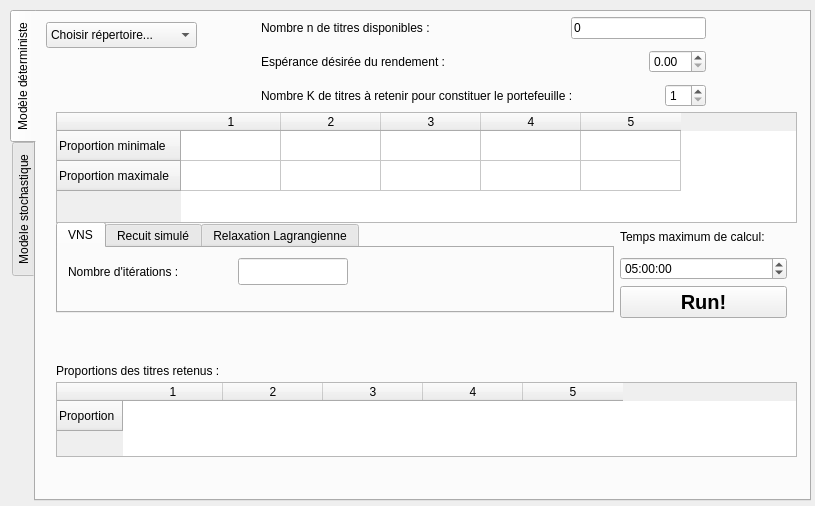
<ui version="4.0" >
 <class>Form</class>
 <widget class="QWidget" name="Form" >
  <property name="geometry" >
   <rect>
    <x>0</x>
    <y>0</y>
    <width>815</width>
    <height>506</height>
   </rect>
  </property>
  <property name="windowTitle" >
   <string>Form</string>
  </property>
  <widget class="QTabWidget" name="modelChoice" >
   <property name="geometry" >
    <rect>
     <x>10</x>
     <y>10</y>
     <width>801</width>
     <height>491</height>
    </rect>
   </property>
   <property name="tabPosition" >
    <enum>QTabWidget::West</enum>
   </property>
   <property name="currentIndex" >
    <number>0</number>
   </property>
   <widget class="QWidget" name="determinist" >
    <attribute name="title" >
     <string>Modèle déterministe</string>
    </attribute>
    <widget class="QComboBox" name="comboBox_filename" >
     <property name="geometry" >
      <rect>
       <x>10</x>
       <y>10</y>
       <width>151</width>
       <height>26</height>
      </rect>
     </property>
     <property name="editable" >
      <bool>false</bool>
     </property>
     <item>
      <property name="text" >
       <string>Choisir répertoire...</string>
      </property>
     </item>
    </widget>
    <widget class="QTabWidget" name="tabWidget_algo" >
     <property name="geometry" >
      <rect>
       <x>20</x>
       <y>210</y>
       <width>558</width>
       <height>91</height>
      </rect>
     </property>
     <property name="currentIndex" >
      <number>0</number>
     </property>
     <widget class="QWidget" name="tab" >
      <attribute name="title" >
       <string>VNS</string>
      </attribute>
      <widget class="QLineEdit" name="lineEdit_nbIterationsVNS" >
       <property name="geometry" >
        <rect>
         <x>180</x>
         <y>10</y>
         <width>110</width>
         <height>27</height>
        </rect>
       </property>
       <property name="inputMask" >
        <string>D999999999; </string>
       </property>
       <property name="text" >
        <string/>
       </property>
      </widget>
      <widget class="QLabel" name="label_10" >
       <property name="geometry" >
        <rect>
         <x>10</x>
         <y>10</y>
         <width>132</width>
         <height>27</height>
        </rect>
       </property>
       <property name="text" >
        <string>Nombre d'itérations :</string>
       </property>
      </widget>
     </widget>
     <widget class="QWidget" name="tab_2" >
      <attribute name="title" >
       <string>Recuit simulé</string>
      </attribute>
      <widget class="QWidget" name="layoutWidget" >
       <property name="geometry" >
        <rect>
         <x>30</x>
         <y>0</y>
         <width>298</width>
         <height>66</height>
        </rect>
       </property>
       <layout class="QVBoxLayout" >
        <item>
         <layout class="QHBoxLayout" >
          <item>
           <widget class="QLabel" name="label_6" >
            <property name="text" >
             <string>Température initiale :</string>
            </property>
           </widget>
          </item>
          <item>
           <spacer>
            <property name="orientation" >
             <enum>Qt::Horizontal</enum>
            </property>
            <property name="sizeHint" >
             <size>
              <width>40</width>
              <height>20</height>
             </size>
            </property>
           </spacer>
          </item>
          <item>
           <widget class="QLineEdit" name="lineEdit_initialTemp" >
            <property name="inputMask" >
             <string>d999999999; </string>
            </property>
           </widget>
          </item>
         </layout>
        </item>
        <item>
         <layout class="QHBoxLayout" >
          <item>
           <widget class="QLabel" name="label_7" >
            <property name="text" >
             <string>Nombre d'itérations :</string>
            </property>
           </widget>
          </item>
          <item>
           <spacer>
            <property name="orientation" >
             <enum>Qt::Horizontal</enum>
            </property>
            <property name="sizeHint" >
             <size>
              <width>40</width>
              <height>20</height>
             </size>
            </property>
           </spacer>
          </item>
          <item>
           <widget class="QLineEdit" name="lineEdit_nbIterationsRecuit" >
            <property name="inputMask" >
             <string>d999999999; </string>
            </property>
           </widget>
          </item>
         </layout>
        </item>
       </layout>
      </widget>
     </widget>
     <widget class="QWidget" name="tab_3" >
      <attribute name="title" >
       <string>Relaxation Lagrangienne</string>
      </attribute>
      <widget class="QWidget" name="layoutWidget" >
       <property name="geometry" >
        <rect>
         <x>11</x>
         <y>10</y>
         <width>389</width>
         <height>29</height>
        </rect>
       </property>
       <layout class="QHBoxLayout" >
        <item>
         <widget class="QLabel" name="label_8" >
          <property name="text" >
           <string>Numéro de la (ou les) contrainte(s) à relacher:</string>
          </property>
         </widget>
        </item>
        <item>
         <spacer>
          <property name="orientation" >
           <enum>Qt::Horizontal</enum>
          </property>
          <property name="sizeHint" >
           <size>
            <width>40</width>
            <height>20</height>
           </size>
          </property>
         </spacer>
        </item>
        <item>
         <widget class="QLineEdit" name="lineEdit_constraintToRelax" />
        </item>
       </layout>
      </widget>
     </widget>
    </widget>
    <widget class="QWidget" name="layoutWidget" >
     <property name="geometry" >
      <rect>
       <x>225</x>
       <y>0</y>
       <width>445</width>
       <height>101</height>
      </rect>
     </property>
     <layout class="QVBoxLayout" >
      <item>
       <layout class="QHBoxLayout" >
        <item>
         <widget class="QLabel" name="label_4" >
          <property name="text" >
           <string>Nombre n de titres disponibles :</string>
          </property>
         </widget>
        </item>
        <item>
         <spacer>
          <property name="orientation" >
           <enum>Qt::Horizontal</enum>
          </property>
          <property name="sizeHint" >
           <size>
            <width>40</width>
            <height>20</height>
           </size>
          </property>
         </spacer>
        </item>
        <item>
         <widget class="QLineEdit" name="lineEdit_nbAvalableTitles" >
          <property name="text" >
           <string>0</string>
          </property>
          <property name="readOnly" >
           <bool>true</bool>
          </property>
         </widget>
        </item>
       </layout>
      </item>
      <item>
       <layout class="QHBoxLayout" >
        <item>
         <widget class="QLabel" name="label_2" >
          <property name="text" >
           <string>Espérance désirée du rendement :</string>
          </property>
         </widget>
        </item>
        <item>
         <spacer>
          <property name="orientation" >
           <enum>Qt::Horizontal</enum>
          </property>
          <property name="sizeHint" >
           <size>
            <width>40</width>
            <height>20</height>
           </size>
          </property>
         </spacer>
        </item>
        <item>
         <widget class="QDoubleSpinBox" name="doubleSpinBox_esperance" >
          <property name="singleStep" >
           <double>0.500000000000000</double>
          </property>
         </widget>
        </item>
       </layout>
      </item>
      <item>
       <layout class="QHBoxLayout" >
        <item>
         <widget class="QLabel" name="label_3" >
          <property name="text" >
           <string>Nombre K de titres à retenir pour constituer le portefeuille :</string>
          </property>
         </widget>
        </item>
        <item>
         <spacer>
          <property name="orientation" >
           <enum>Qt::Horizontal</enum>
          </property>
          <property name="sizeHint" >
           <size>
            <width>40</width>
            <height>20</height>
           </size>
          </property>
         </spacer>
        </item>
        <item>
         <widget class="QSpinBox" name="spinBox_K" >
          <property name="minimum" >
           <number>1</number>
          </property>
         </widget>
        </item>
       </layout>
      </item>
     </layout>
    </widget>
    <widget class="QLabel" name="label_9" >
     <property name="geometry" >
      <rect>
       <x>20</x>
       <y>350</y>
       <width>198</width>
       <height>18</height>
      </rect>
     </property>
     <property name="text" >
      <string>Proportions des titres retenus :</string>
     </property>
    </widget>
    <widget class="QTableWidget" name="tableWidget_proportionsMinMax" >
     <property name="geometry" >
      <rect>
       <x>20</x>
       <y>100</y>
       <width>741</width>
       <height>111</height>
      </rect>
     </property>
     <property name="autoFillBackground" >
      <bool>true</bool>
     </property>
     <property name="alternatingRowColors" >
      <bool>false</bool>
     </property>
     <row>
      <property name="text" >
       <string>Proportion minimale</string>
      </property>
     </row>
     <row>
      <property name="text" >
       <string>Proportion maximale</string>
      </property>
     </row>
     <column/>
     <column/>
     <column/>
     <column/>
     <column/>
    </widget>
    <widget class="QTableWidget" name="tableWidget_resultProportions" >
     <property name="geometry" >
      <rect>
       <x>20</x>
       <y>370</y>
       <width>741</width>
       <height>75</height>
      </rect>
     </property>
     <property name="showGrid" >
      <bool>false</bool>
     </property>
     <property name="gridStyle" >
      <enum>Qt::NoPen</enum>
     </property>
     <property name="wordWrap" >
      <bool>true</bool>
     </property>
     <property name="cornerButtonEnabled" >
      <bool>false</bool>
     </property>
     <row>
      <property name="text" >
       <string>Proportion</string>
      </property>
     </row>
     <column/>
     <column/>
     <column/>
     <column/>
     <column/>
    </widget>
    <widget class="QLabel" name="label_resultat" >
     <property name="geometry" >
      <rect>
       <x>164</x>
       <y>310</y>
       <width>431</width>
       <height>31</height>
      </rect>
     </property>
     <property name="palette" >
      <palette>
       <active>
        <colorrole role="Text" >
         <brush brushstyle="SolidPattern" >
          <color alpha="255" >
           <red>255</red>
           <green>0</green>
           <blue>0</blue>
          </color>
         </brush>
        </colorrole>
       </active>
       <inactive>
        <colorrole role="Text" >
         <brush brushstyle="SolidPattern" >
          <color alpha="255" >
           <red>255</red>
           <green>0</green>
           <blue>0</blue>
          </color>
         </brush>
        </colorrole>
       </inactive>
       <disabled>
        <colorrole role="Text" >
         <brush brushstyle="SolidPattern" >
          <color alpha="255" >
           <red>127</red>
           <green>125</green>
           <blue>123</blue>
          </color>
         </brush>
        </colorrole>
       </disabled>
      </palette>
     </property>
     <property name="font" >
      <font>
       <pointsize>15</pointsize>
       <weight>75</weight>
       <bold>true</bold>
      </font>
     </property>
     <property name="text" >
      <string> </string>
     </property>
    </widget>
    <widget class="QWidget" name="layoutWidget" >
     <property name="geometry" >
      <rect>
       <x>584</x>
       <y>210</y>
       <width>167</width>
       <height>96</height>
      </rect>
     </property>
     <layout class="QVBoxLayout" >
      <item>
       <widget class="QLabel" name="label" >
        <property name="text" >
         <string>Temps maximum de calcul:</string>
        </property>
       </widget>
      </item>
      <item>
       <widget class="QTimeEdit" name="timeEdit_maxComputation" >
        <property name="time" >
         <time>
          <hour>5</hour>
          <minute>0</minute>
          <second>0</second>
         </time>
        </property>
       </widget>
      </item>
      <item>
       <widget class="QPushButton" name="pushButton_run" >
        <property name="font" >
         <font>
          <pointsize>15</pointsize>
          <weight>75</weight>
          <bold>true</bold>
         </font>
        </property>
        <property name="text" >
         <string>Run!</string>
        </property>
       </widget>
      </item>
     </layout>
    </widget>
   </widget>
   <widget class="QWidget" name="stochastic" >
    <attribute name="title" >
     <string>Modèle stochastique</string>
    </attribute>
    <widget class="QTabWidget" name="tabWidget_2" >
     <property name="geometry" >
      <rect>
       <x>26</x>
       <y>220</y>
       <width>558</width>
       <height>91</height>
      </rect>
     </property>
     <property name="currentIndex" >
      <number>2</number>
     </property>
     <widget class="QWidget" name="tab_4" >
      <attribute name="title" >
       <string>VNS</string>
      </attribute>
      <widget class="QWidget" name="layoutWidget_2" >
       <property name="geometry" >
        <rect>
         <x>21</x>
         <y>10</y>
         <width>294</width>
         <height>25</height>
        </rect>
       </property>
       <layout class="QHBoxLayout" >
        <item>
         <widget class="QLabel" name="label_11" >
          <property name="text" >
           <string>Nombre d'itérations :</string>
          </property>
         </widget>
        </item>
        <item>
         <widget class="QSlider" name="horizontalSlider_2" >
          <property name="value" >
           <number>50</number>
          </property>
          <property name="orientation" >
           <enum>Qt::Horizontal</enum>
          </property>
         </widget>
        </item>
        <item>
         <widget class="QLCDNumber" name="lcdNumber_2" >
          <property name="value" stdset="0" >
           <double>50.000000000000000</double>
          </property>
         </widget>
        </item>
       </layout>
      </widget>
     </widget>
     <widget class="QWidget" name="tab_5" >
      <attribute name="title" >
       <string>Recuit simulé</string>
      </attribute>
      <widget class="QWidget" name="layoutWidget_3" >
       <property name="geometry" >
        <rect>
         <x>30</x>
         <y>0</y>
         <width>298</width>
         <height>66</height>
        </rect>
       </property>
       <layout class="QVBoxLayout" >
        <item>
         <layout class="QHBoxLayout" >
          <item>
           <widget class="QLabel" name="label_12" >
            <property name="text" >
             <string>Température initiale :</string>
            </property>
           </widget>
          </item>
          <item>
           <spacer>
            <property name="orientation" >
             <enum>Qt::Horizontal</enum>
            </property>
            <property name="sizeHint" >
             <size>
              <width>40</width>
              <height>20</height>
             </size>
            </property>
           </spacer>
          </item>
          <item>
           <widget class="QLineEdit" name="lineEdit_5" />
          </item>
         </layout>
        </item>
        <item>
         <layout class="QHBoxLayout" >
          <item>
           <widget class="QLabel" name="label_13" >
            <property name="text" >
             <string>Nombre d'itérations :</string>
            </property>
           </widget>
          </item>
          <item>
           <spacer>
            <property name="orientation" >
             <enum>Qt::Horizontal</enum>
            </property>
            <property name="sizeHint" >
             <size>
              <width>40</width>
              <height>20</height>
             </size>
            </property>
           </spacer>
          </item>
          <item>
           <widget class="QLineEdit" name="lineEdit_6" />
          </item>
         </layout>
        </item>
       </layout>
      </widget>
     </widget>
     <widget class="QWidget" name="tab_6" >
      <attribute name="title" >
       <string>Relaxation Lagrangienne</string>
      </attribute>
      <widget class="QWidget" name="layoutWidget_4" >
       <property name="geometry" >
        <rect>
         <x>11</x>
         <y>10</y>
         <width>389</width>
         <height>29</height>
        </rect>
       </property>
       <layout class="QHBoxLayout" >
        <item>
         <widget class="QLabel" name="label_14" >
          <property name="text" >
           <string>Numéro de la (ou les) contrainte(s) à relacher:</string>
          </property>
         </widget>
        </item>
        <item>
         <spacer>
          <property name="orientation" >
           <enum>Qt::Horizontal</enum>
          </property>
          <property name="sizeHint" >
           <size>
            <width>40</width>
            <height>20</height>
           </size>
          </property>
         </spacer>
        </item>
        <item>
         <widget class="QLineEdit" name="lineEdit_7" />
        </item>
       </layout>
      </widget>
     </widget>
    </widget>
    <widget class="QWidget" name="layoutWidget_5" >
     <property name="geometry" >
      <rect>
       <x>590</x>
       <y>220</y>
       <width>167</width>
       <height>96</height>
      </rect>
     </property>
     <layout class="QVBoxLayout" >
      <item>
       <widget class="QLabel" name="label_15" >
        <property name="text" >
         <string>Temps maximum de calcul:</string>
        </property>
       </widget>
      </item>
      <item>
       <widget class="QTimeEdit" name="timeEdit_2" />
      </item>
      <item>
       <widget class="QPushButton" name="pushButton_2" >
        <property name="font" >
         <font>
          <pointsize>15</pointsize>
          <weight>75</weight>
          <bold>true</bold>
         </font>
        </property>
        <property name="text" >
         <string>Run!</string>
        </property>
       </widget>
      </item>
     </layout>
    </widget>
   </widget>
  </widget>
 </widget>
 <resources/>
 <connections/>
</ui>
